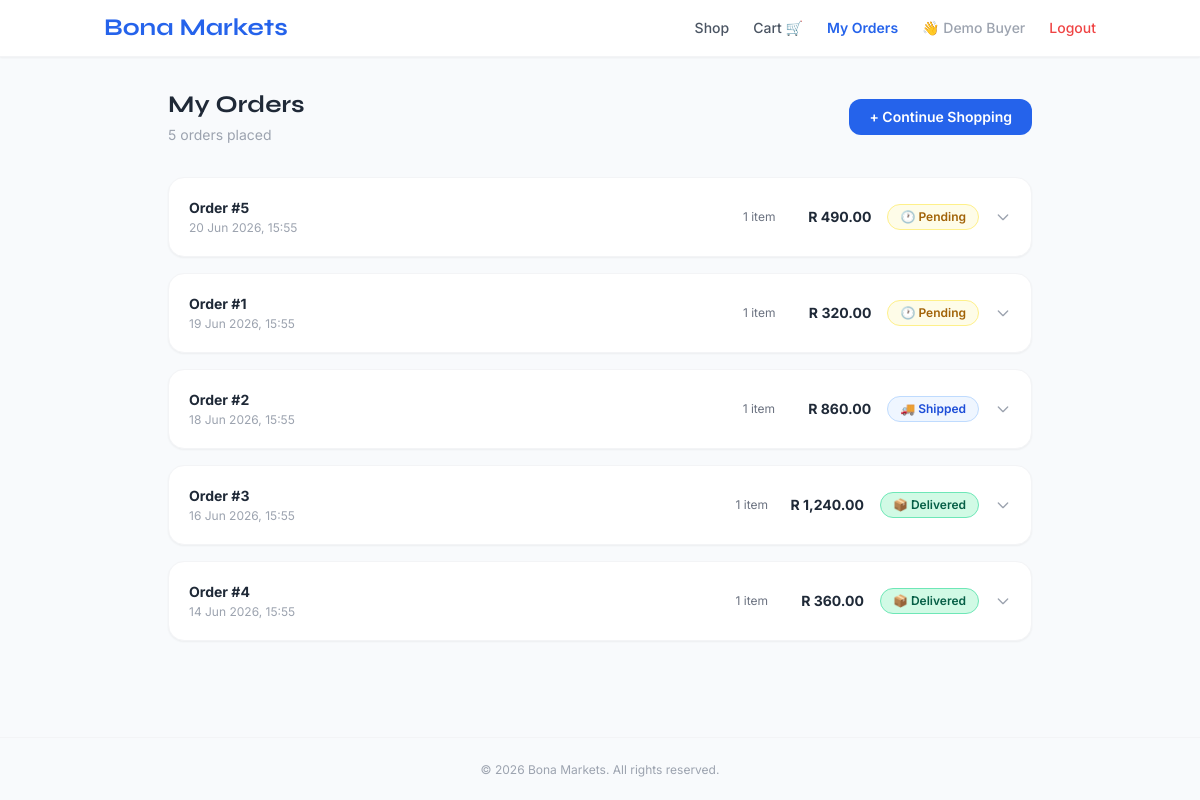
The page /Public/orders/index.php (signed in) on the database its author committed.
### tables this page shows
CREATE TABLE orders (
    id INT AUTO_INCREMENT PRIMARY KEY,
    user_id INT NOT NULL,
    total DECIMAL(10,2) NOT NULL,
    status ENUM('pending', 'paid', 'shipped', 'delivered') DEFAULT 'pending',
    address VARCHAR(500) NULL,
    payment_id VARCHAR(255) NULL,
    stripe_session_id VARCHAR(255) NULL,
    created_at DATETIME DEFAULT CURRENT_TIMESTAMP,
    FOREIGN KEY (user_id) REFERENCES users(id)
);

### Public/orders/index.php (the view, shortened to what this page needs)
<?php
require_once '../../config/database.php';
$user_id      = (int) $_SESSION['user_id'];
$userFullName = $_SESSION['fullname'] ?? '';
$userEmail    = $_SESSION['email']    ?? '';
$confirmedOrderId = null;
$ostmt = $pdo->prepare("
    SELECT * FROM orders WHERE user_id = ? ORDER BY created_at DESC
");
$ostmt->execute([$user_id]);
$orders = $ostmt->fetchAll();
$statusColours = [
    'pending'   => 'bg-yellow-50 text-yellow-700 border border-yellow-200',
    'paid'      => 'bg-green-50 text-green-700 border border-green-200',
    'shipped'   => 'bg-blue-50 text-blue-700 border border-blue-200',
    'delivered' => 'bg-emerald-100 text-emerald-800 border border-emerald-300',
    'cancelled' => 'bg-red-50 text-red-700 border border-red-200',
];
$statusIcons = [
    'pending'   => '🕐',
    'paid'      => '✅',
    'shipped'   => '🚚',
    'delivered' => '📦',
    'cancelled' => '❌',
];
?>
<!DOCTYPE html>
<html lang="en">
<head>
    <script src="https://cdn.tailwindcss.com"></script>
</head>
<body class="min-h-screen">
    <nav class="bg-white shadow-sm border-b border-gray-100 sticky top-0 z-50">
        <div class="container mx-auto px-4 py-3 flex justify-between items-center">
            <a href="../index.php" class="text-2xl font-bold text-blue-600" style="font-family:'Syne',sans-serif">Bona Markets</a>
            <div class="hidden md:flex items-center space-x-6 text-sm font-medium">
                <a href="../products/index.php" class="text-gray-600 hover:text-blue-600">Shop</a>
                <a href="../cart/index.php" class="text-gray-600 hover:text-blue-600">Cart 🛒</a>
                <a href="index.php" class="text-blue-600 font-semibold">My Orders</a>
                <span class="text-gray-400">👋 <?= htmlspecialchars($userFullName ?: $userEmail) ?></span>
                <a href="../logout.php" class="text-red-500 hover:text-red-700">Logout</a>
            </div>
        </div>
    </nav>
    <div class="container mx-auto px-4 py-8 max-w-4xl">
        <div class="flex flex-wrap items-center justify-between gap-4 mb-8">
            <div>
                <h1 class="text-2xl font-bold text-gray-800" style="font-family:'Syne',sans-serif">My Orders</h1>
                <p class="text-sm text-gray-400 mt-1"><?= count($orders) ?> order<?= count($orders) !== 1 ? 's' : '' ?> placed</p>
            </div>
            <a href="../products/index.php"
               class="bg-blue-600 text-white px-5 py-2 rounded-xl text-sm font-semibold hover:bg-blue-700 transition">
                + Continue Shopping
            </a>
        </div>
        <?php if (count($orders) === 0): ?>
            <div class="bg-white border border-gray-100 rounded-3xl shadow-sm p-16 text-center">
                <div class="text-5xl mb-4">📋</div>
                <h2 class="text-xl font-bold text-gray-800 mb-2">No orders yet</h2>
                <p class="text-gray-500 text-sm mb-6">When you place your first order it will appear here.</p>
                <a href="../products/index.php" class="inline-block bg-blue-600 text-white px-6 py-3 rounded-xl font-semibold hover:bg-blue-700 transition text-sm">
                    Browse Products
                </a>
            </div>
        <?php else: ?>
            <div class="space-y-4">
                <?php foreach ($orders as $order):
                    $statusKey    = strtolower($order['status'] ?? 'pending');
                    $badgeCls     = $statusColours[$statusKey] ?? 'bg-gray-50 text-gray-600 border border-gray-200';
                    $statusIcon   = $statusIcons[$statusKey]   ?? '📦';
                    $orderDate    = date('d M Y, H:i', strtotime($order['created_at']));
                    $itemCount    = count($order['items']);
                    $isDelivered  = ($statusKey === 'delivered');
                ?>
                <details class="order-card bg-white border border-gray-100 rounded-2xl shadow-sm overflow-hidden"
                         <?= isset($confirmedOrderId) && $confirmedOrderId == $order['id'] ? 'open' : '' ?>>
                    <summary class="p-5 flex flex-wrap items-center gap-4">
                        <div class="flex-1 min-w-48">
                            <p class="font-bold text-gray-800 text-sm">Order #<?= $order['id'] ?></p>
                            <p class="text-xs text-gray-400 mt-0.5"><?= $orderDate ?></p>
                        </div>
                        <p class="text-xs text-gray-500"><?= $itemCount ?> item<?= $itemCount !== 1 ? 's' : '' ?></p>
                        <p class="font-bold text-gray-800 text-sm min-w-20 text-right">
                            R <?= number_format($order['total'], 2) ?>
                        </p>
                        <span class="inline-flex items-center gap-1 px-3 py-1 rounded-full text-xs font-semibold <?= $badgeCls ?> <?= $isDelivered ? 'badge-delivered' : '' ?>">
                            <?= $statusIcon ?> <?= ucfirst($statusKey) ?>
                        </span>
                        <svg class="chevron w-4 h-4 text-gray-400 flex-shrink-0" fill="none" stroke="currentColor" stroke-width="2" viewBox="0 0 24 24">
                            <path stroke-linecap="round" stroke-linejoin="round" d="M19 9l-7 7-7-7"/>
                        </svg>
                    </summary>
                </details>
                <?php endforeach; ?>
            </div>
        <?php endif; ?>
    </div>
    <footer class="border-t border-gray-100 mt-16 py-6 text-center text-xs text-gray-400">
        &copy; <?= date('Y') ?> Bona Markets. All rights reserved.
    </footer>
</body>
</html>

### Public/orders/index.php (style rules this page uses)
body { font-family: 'Inter', sans-serif; background: #f8fafc; }
.order-card { transition: box-shadow .15s, transform .15s; }
details > summary { list-style: none; cursor: pointer; }
.chevron { transition: transform .2s; }
.badge-delivered { animation: pulse-green 2s ease-in-out infinite; }

### rows shown on the page
orders: id "5", created_at "20 Jun 2026, 15:55", itemCount "1", total "490.00", status "🕐", status "Pending"
orders: id "1", created_at "19 Jun 2026, 15:55", itemCount "1", total "320.00", status "🕐", status "Pending"
orders: id "2", created_at "18 Jun 2026, 15:55", itemCount "1", total "860.00", status "🚚", status "Shipped"
orders: id "3", created_at "16 Jun 2026, 15:55", itemCount "1", total "1,240.00", status "📦", status "Delivered"
orders: id "4", created_at "14 Jun 2026, 15:55", itemCount "1", total "360.00", status "📦", status "Delivered"

### other values the page prints
$userFullName ?: $userEmail "Demo Buyer"
count($orders) "5"
